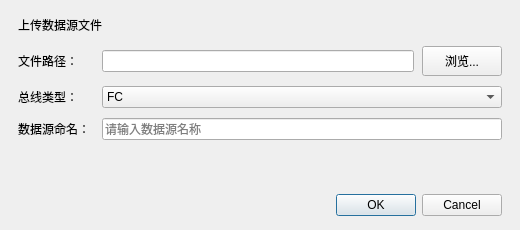
<?xml version="1.0" encoding="UTF-8"?>
<ui version="4.0">
 <class>DataSourceUploadDialog</class>
 <widget class="QDialog" name="DataSourceUploadDialog">
  <property name="minimumSize">
   <size>
    <width>520</width>
    <height>230</height>
   </size>
  </property>
  <property name="windowTitle">
   <string>上传数据源</string>
  </property>
  <layout class="QVBoxLayout" name="rootLayout">
   <property name="spacing">
    <number>12</number>
   </property>
   <property name="leftMargin">
    <number>18</number>
   </property>
   <property name="topMargin">
    <number>16</number>
   </property>
   <property name="rightMargin">
    <number>18</number>
   </property>
   <property name="bottomMargin">
    <number>14</number>
   </property>
   <item>
    <widget class="QLabel" name="dialogTitle">
     <property name="text">
      <string>上传数据源文件</string>
     </property>
    </widget>
   </item>
   <item>
    <layout class="QFormLayout" name="formLayout">
     <property name="horizontalSpacing">
      <number>12</number>
     </property>
     <property name="verticalSpacing">
      <number>10</number>
     </property>
     <item row="0" column="0">
      <widget class="QLabel" name="filePathLabel">
       <property name="text">
        <string>文件路径：</string>
       </property>
      </widget>
     </item>
     <item row="0" column="1">
      <layout class="QHBoxLayout" name="filePathLayout">
       <property name="spacing">
        <number>8</number>
       </property>
       <item>
        <widget class="QLineEdit" name="filePathEdit">
         <property name="readOnly">
          <bool>true</bool>
         </property>
        </widget>
       </item>
       <item>
        <widget class="QPushButton" name="browseButton">
         <property name="minimumSize">
          <size>
           <width>72</width>
           <height>30</height>
          </size>
         </property>
         <property name="text">
          <string>浏览...</string>
         </property>
        </widget>
       </item>
      </layout>
     </item>
     <item row="1" column="0">
      <widget class="QLabel" name="fileTypeLabel">
       <property name="text">
        <string>总线类型：</string>
       </property>
      </widget>
     </item>
     <item row="1" column="1">
      <widget class="QComboBox" name="fileTypeCombo">
       <item>
        <property name="text">
         <string>FC</string>
        </property>
       </item>
       <item>
        <property name="text">
         <string>Aurora</string>
        </property>
       </item>
       <item>
        <property name="text">
         <string>以太网</string>
        </property>
       </item>
      </widget>
     </item>
     <item row="2" column="0">
      <widget class="QLabel" name="dataSourceNameLabel">
       <property name="text">
        <string>数据源命名：</string>
       </property>
      </widget>
     </item>
     <item row="2" column="1">
      <widget class="QLineEdit" name="dataSourceNameEdit">
       <property name="placeholderText">
        <string>请输入数据源名称</string>
       </property>
      </widget>
     </item>
    </layout>
   </item>
   <item>
    <spacer name="rootSpacer">
     <property name="orientation">
      <enum>Qt::Vertical</enum>
     </property>
     <property name="sizeHint" stdset="0">
      <size>
       <width>20</width>
       <height>20</height>
      </size>
     </property>
    </spacer>
   </item>
   <item>
    <widget class="QDialogButtonBox" name="buttonBox">
     <property name="standardButtons">
      <set>QDialogButtonBox::Cancel|QDialogButtonBox::Ok</set>
     </property>
    </widget>
   </item>
  </layout>
 </widget>
 <resources/>
 <connections/>
</ui>
